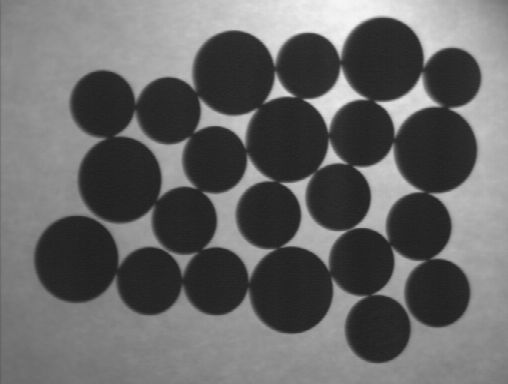
#> input picture Labs/lab4/mon1.bmp, 508 x 384 px
$ python Aula_04_exe_04.py mon1.bmp
#> lines starting #> are read from the running program, lines starting #| are printed output that depends on the picture; after the words box and inside, x2 and y2 are one past the last pixel; in counts of white or black regions, pixels touching at a corner belong together
import sys
import numpy as np
import cv2

# Read the image from argv
image = cv2.imread( sys.argv[1] , cv2.IMREAD_GRAYSCALE )
#> image is the input picture: shape (384, 508); min 31, max 246, mean 102.8
# mon1.bmp

# binary image
ret, image_bin = cv2.threshold(image, 90, 255, cv2.THRESH_BINARY)
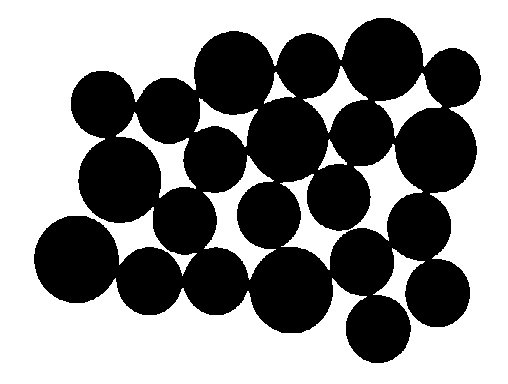
#> image_bin: shape (384, 508); 54.5% white; 1 black region, box (x1, y1, x2, y2) and area: (34, 18, 481, 363) 88669

# inversion of resulting image
image_inv = cv2.bitwise_not(image_bin)

# double erosion of negative image
kernel = cv2.getStructuringElement(cv2.MORPH_ELLIPSE, (11,11))
image_er_cir = cv2.erode(image_inv, kernel)
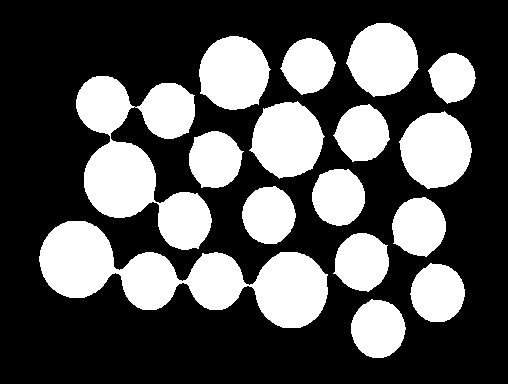
#> image_er_cir: shape (384, 508); 33.6% white; 16 white regions, largest, box (x1, y1, x2, y2) and area: (39, 221, 328, 328) 14051, (76, 76, 212, 250) 11681, (399, 111, 472, 189) 4203
image_er_fin = cv2.erode(image_er_cir, kernel)
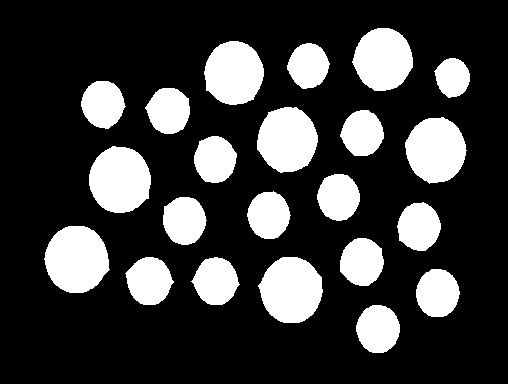
#> image_er_fin: shape (384, 508); 23.3% white; 22 white regions, largest, box (x1, y1, x2, y2) and area: (44, 226, 110, 293) 3380, (258, 257, 323, 323) 3260, (89, 146, 151, 213) 3248

cv2.imshow('Orginal', image)
cv2.imshow('Binary Image', image_bin)
cv2.imshow('Inverted Image', image_inv)
cv2.imshow('Segmented Image', image_er_fin)

cv2.waitKey(0)
